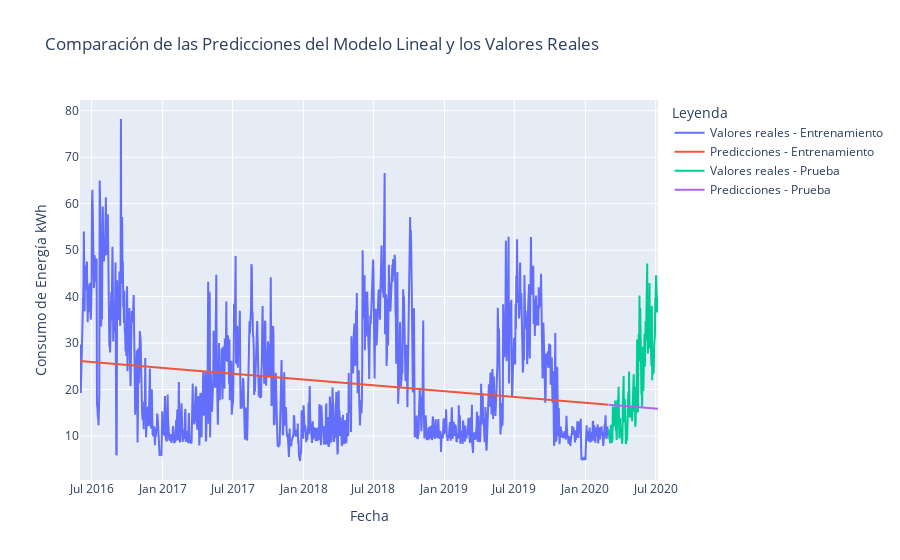
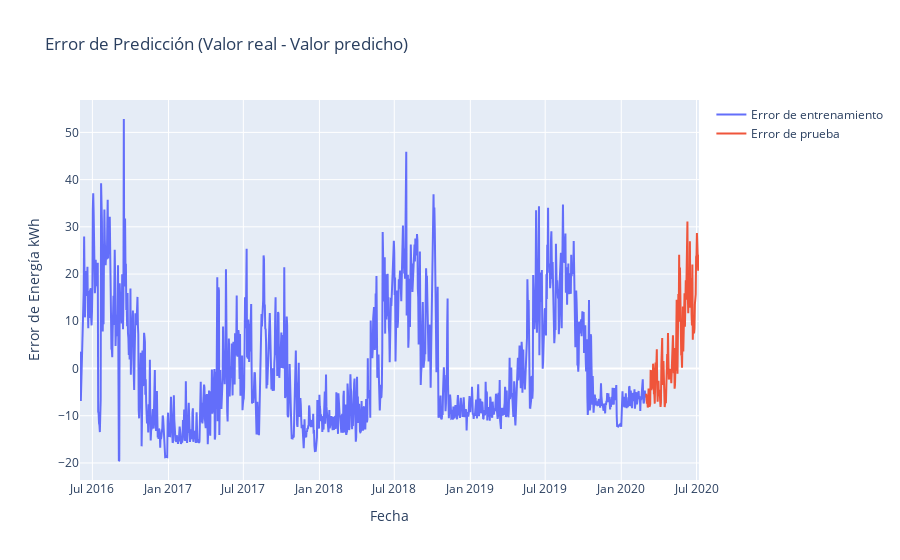

Write notebook code for charts like these, in order.
### Markdown cell above
**Respuesta**

### Code cell
from sklearn.metrics import mean_absolute_error
from sklearn.base import BaseEstimator, TransformerMixin
from sklearn.linear_model import LinearRegression
from sklearn.pipeline import Pipeline
from sklearn.preprocessing import StandardScaler
import numpy as np
import plotly.graph_objects as go


# Dividimos el set
train_data = data[data['date'] <= '2020-02-29']
test_data = data[data['date'] >= '2020-03-01']

# preparamos el modelo
train_X = np.array((train_data['date'] - train_data['date'].min()).dt.days).reshape(-1, 1)
train_y = train_data['Energy_kWh']
test_X = np.array((test_data['date'] - train_data['date'].min()).dt.days).reshape(-1, 1)
test_y = test_data['Energy_kWh']

# crear el pipeline
pipeline_trend = Pipeline([
    ('scaler', StandardScaler()),
    ('model', LinearRegression())
])

# entrenamos el modelo
pipeline_trend.fit(train_X, train_y)

# predecir los valores
train_preds = pipeline_trend.predict(train_X)
test_preds = pipeline_trend.predict(test_X)

# Calcular el MAE
from sklearn.metrics import mean_absolute_error
mae_train = mean_absolute_error(train_y, train_preds)
mae_test = mean_absolute_error(test_y, test_preds)



# graficamos 
fig = go.Figure()
fig.add_trace(go.Scatter(x=train_data['date'], y=train_y, mode='lines', name='Valores reales - Entrenamiento'))
fig.add_trace(go.Scatter(x=train_data['date'], y=train_preds, mode='lines', name='Predicciones - Entrenamiento'))
fig.add_trace(go.Scatter(x=test_data['date'], y=test_y, mode='lines', name='Valores reales - Prueba'))
fig.add_trace(go.Scatter(x=test_data['date'], y=test_preds, mode='lines', name='Predicciones - Prueba'))

# configuracion de marcas
fig.update_layout(title='Comparación de las Predicciones del Modelo Lineal y los Valores Reales',
                  xaxis_title='Fecha',
                  yaxis_title='Consumo de Energía kWh',
                  legend_title='Leyenda')

fig.show()




# graficamos los errores
fig = go.Figure()
fig.add_trace(go.Scatter(x=train_data['date'], y=train_y - train_preds, mode='lines', name='Error de entrenamiento'))
fig.add_trace(go.Scatter(x=test_data['date'], y=test_y - test_preds, mode='lines', name='Error de prueba'))
fig.update_layout(title='Error de Predicción (Valor real - Valor predicho)', xaxis_title='Fecha', yaxis_title='Error de Energía kWh')
fig.show()

print(f"MAE de entrenamiento: {mae_train}")
print(f"MAE de prueba: {mae_test}")

### Figure 1 — Plotly figure (JSON) as saved in the notebook; plotly's stock layout.template omitted (floating-point values rounded to 4 significant figures; data arrays with more than 128 entries replaced by an {"elided": "..."} marker saying what was removed)
{"data": [{"mode": "lines", "name": "Valores reales - Entrenamiento", "type": "scatter", "x": {"elided": "1369 str values"}, "y": {"elided": "1369 float values"}}, {"mode": "lines", "name": "Predicciones - Entrenamiento", "type": "scatter", "x": {"elided": "1369 str values"}, "y": {"elided": "1369 float values"}}, {"mode": "lines", "name": "Valores reales - Prueba", "type": "scatter", "x": {"elided": "129 str values"}, "y": {"elided": "129 float values"}}, {"mode": "lines", "name": "Predicciones - Prueba", "type": "scatter", "x": {"elided": "129 str values"}, "y": {"elided": "129 float values"}}], "layout": {"legend": {"title": {"text": "Leyenda"}}, "title": {"text": "Comparación de las Predicciones del Modelo Lineal y los Valores Reales"}, "xaxis": {"title": {"text": "Fecha"}}, "yaxis": {"title": {"text": "Consumo de Energía kWh"}}}}

### Figure 2 — Plotly figure (JSON) as saved in the notebook; plotly's stock layout.template omitted (floating-point values rounded to 4 significant figures; data arrays with more than 128 entries replaced by an {"elided": "..."} marker saying what was removed)
{"data": [{"mode": "lines", "name": "Error de entrenamiento", "type": "scatter", "x": {"elided": "1369 str values"}, "y": {"elided": "1369 float values"}}, {"mode": "lines", "name": "Error de prueba", "type": "scatter", "x": {"elided": "129 str values"}, "y": {"elided": "129 float values"}}], "layout": {"title": {"text": "Error de Predicción (Valor real - Valor predicho)"}, "xaxis": {"title": {"text": "Fecha"}}, "yaxis": {"title": {"text": "Error de Energía kWh"}}}}
